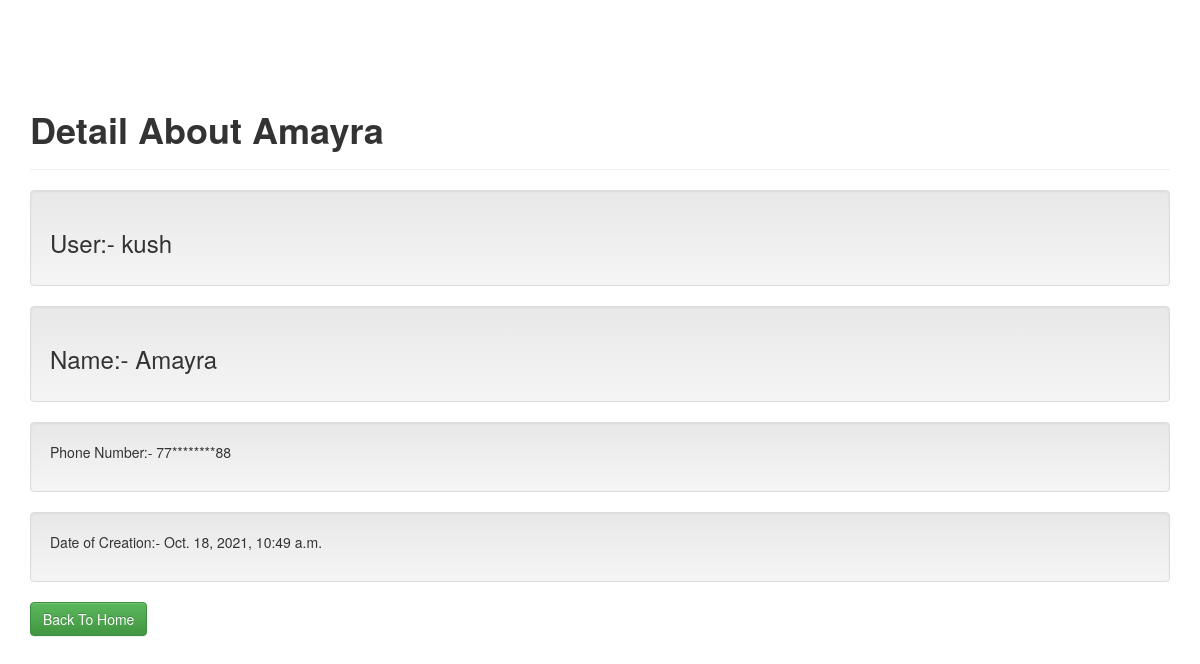
The app's page /1/, older data.
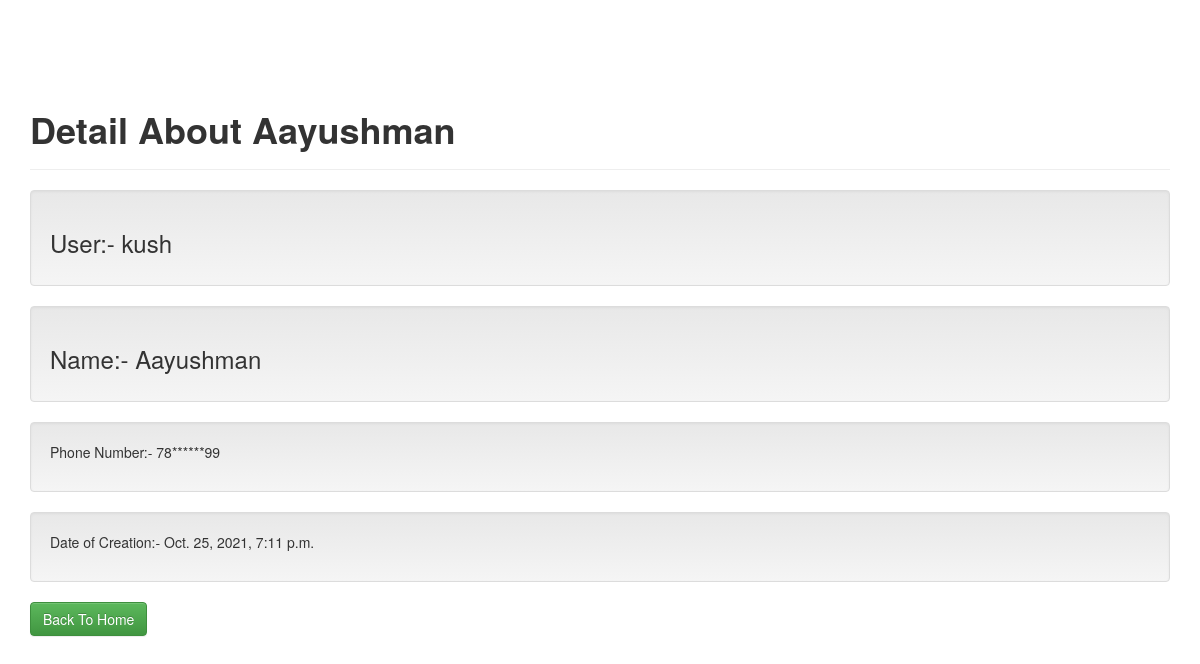
The same page, newer data.
### phonebook/models.py (models this page shows, shortened)
class Contact(models.Model):
    user = models.ForeignKey(User, null=True,on_delete=models.SET_NULL)
    name = models.CharField(max_length=30, null=True, blank=True)
    number = models.CharField(max_length=12)
    date_added = models.DateTimeField(default=timezone.now)

### phonebook/views.py (the view)
# urls.py: path('<int:pk>/', views.Detail.as_view(), name='detail'),
class Detail(DetailView):
    model = Contact
    template_name = 'phonebook/detail.html'

### phonebook/templates/phonebook/detail.html
{% extends 'phonebook/base.html' %}
{% block content%}
<div class="page-header">
   <h1 style="font-weight: bolder;">Detail About {{ object.name }}</h1>
</div>
   <div class="well">
      <h3>User:- {{ object.user }}</h1>
   </div>
   <div class="well">
         <h3>Name:- {{ object.name }}</h1>
    </div>
    <div class="well">
        <p>Phone Number:- {{ object.number }}</p>
    </div>
    <div class="well">
       <p>Date of Creation:- {{ object.date_added }}</p>
    </div>
    <a class="btn btn-success" href="{% url 'index' %}" role="button">Back To Home</a>
{% endblock %}

Row changes from the older to the newer data that the page shows:
changed Contact "kush": name "Amayra" → "Aayushman"; number "77********88" → "78******99"; date_added "Oct. 18, 2021, 10:49 a.m." → "Oct. 25, 2021, 7:11 p.m."
